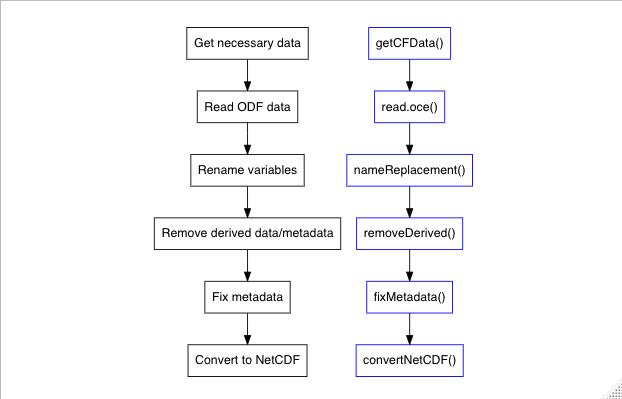

R code for this plot:
if (!interactive()) png("ctd_rcm_workflow.png")

library(DiagrammeR)
grViz("digraph flowchart {
      # node definitions with substituted label text
      node [fontname = Helvetica, shape = rectangle]
      tab1 [label = '@@1']
      tab2 [label = '@@2']
      tab3 [label = '@@3']
      tab4 [label = '@@4']
      tab5 [label = '@@5']
      tab6 [label = '@@6']
      node [fontname = Helvetica, shape = rectangle, color=blue]
      tab7 [label = '@@7']
      tab8 [label = '@@8']
      tab9 [label = '@@9']
      tab10 [label = '@@10']
      tab11 [label = '@@11']
      tab12 [label = '@@12']

      # edge definitions with the node IDs
      tab1 -> tab2;
      tab2 -> tab3;
      tab3 -> tab4;
      tab4 -> tab5;
      tab5 -> tab6;
      tab7 -> tab8;
      tab8 -> tab9;
      tab9 -> tab10;
      tab10 -> tab11;
      tab11 -> tab12;
      }

      [1]: 'Get necessary data'
      [2]: 'Read ODF data'
      [3]: 'Rename variables'
      [4]: 'Remove derived data/metadata'
      [5]: 'Fix metadata'
      [6]: 'Convert to NetCDF'
      [7]: 'getCFData()'
      [8]: 'read.oce()'
      [9]: 'nameReplacement()'
      [10]: 'removeDerived()'
      [11]: 'fixMetadata()'
      [12]: 'convertNetCDF()'
      ")

if (!interactive()) dev.off()
